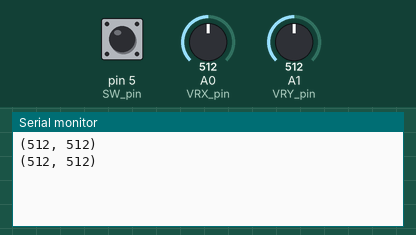
A sketch run on a simulated Arduino Uno, built with avr-gcc and run on an emulated ATmega328P. On the bench: the last lines printed to the serial monitor. The test bench sets the inputs (shaded band); at power-on: A0 (VRX_pin) = 512, pin 5 (SW_pin) HIGH, A1 (VRY_pin) = 512.

Above: at 2.3 s.
2.4 s: A0 (VRX_pin) set to 788
At 3.5 s:
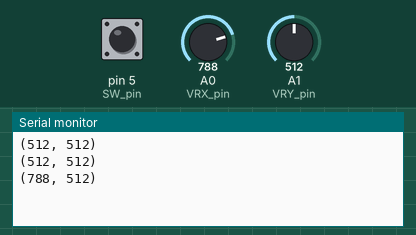
4.5 s: A0 (VRX_pin) set to 812
At 5.2 s:
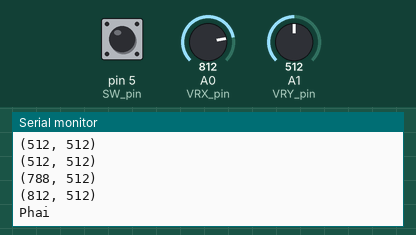
Timing chart, 0 to 7.5 s (numbered marks = the images above; inputs shaded):
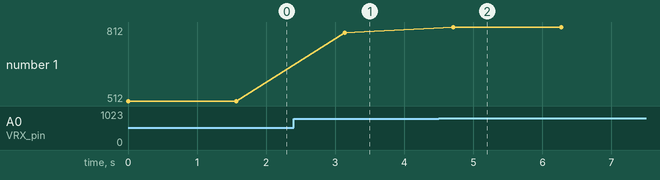

Measured:
- the behaviour switches between 799 and 800 on A0 (VRX_pin) (found by bisection; images 1 and 2)
- after the input at 2.4 s, the serial monitor: prints a new line after 0.74 s (image 1)
- after the input at 4.5 s, the serial monitor: prints a new line after 0.21 s (image 2)
- plotted number 1: 512 → 788 after the input at 2.4 s, 788 → 812 after the input at 4.5 s

The sketch:

send.ino
```cpp
#include <IRremote.h>

#define IR_SEND_PIN 3
IRsend irsend(IR_SEND_PIN);
uint32_t NEC_command;
uint32_t noRepeats = 1; // 0 là không gửi lặp lại ,1 là gửi lại thêm 1 lân (tổng 2 lần gửi)

int SW_pin = 5; // Nút nhấn trên joystick
const int VRX_pin = A0;
const int VRY_pin = A1;

void setup() {
  pinMode(SW_pin, INPUT_PULLUP);
  Serial.begin(9600);
}

int x_pos, y_pos;
void loop() {
  x_pos = analogRead(VRX_pin);
  y_pos = analogRead(VRY_pin);
  Serial.print("(");
  Serial.print(x_pos);
  Serial.print(", ");
  Serial.print(y_pos);
  Serial.println(")");

  int SW_value = digitalRead(SW_pin);

  if (x_pos <= 200) {
    Serial.println("Trai");
    NEC_command = 0x1A;
  } else if (x_pos >= 800) {
    Serial.println("Phai");
    NEC_command = 0x1B;
  } else if (y_pos <= 200) {
    Serial.println("Len");
    NEC_command = 0x1C;
  } else if (y_pos >= 800) {
    Serial.println("Xuong");
    NEC_command = 0x1D;
  }

  if (SW_value == LOW) {
    Serial.println("Nhan");
    NEC_command = 0x1E;
  }

  irsend.sendNEC(0x00, NEC_command, noRepeats);
  delay(1500);
}
```
